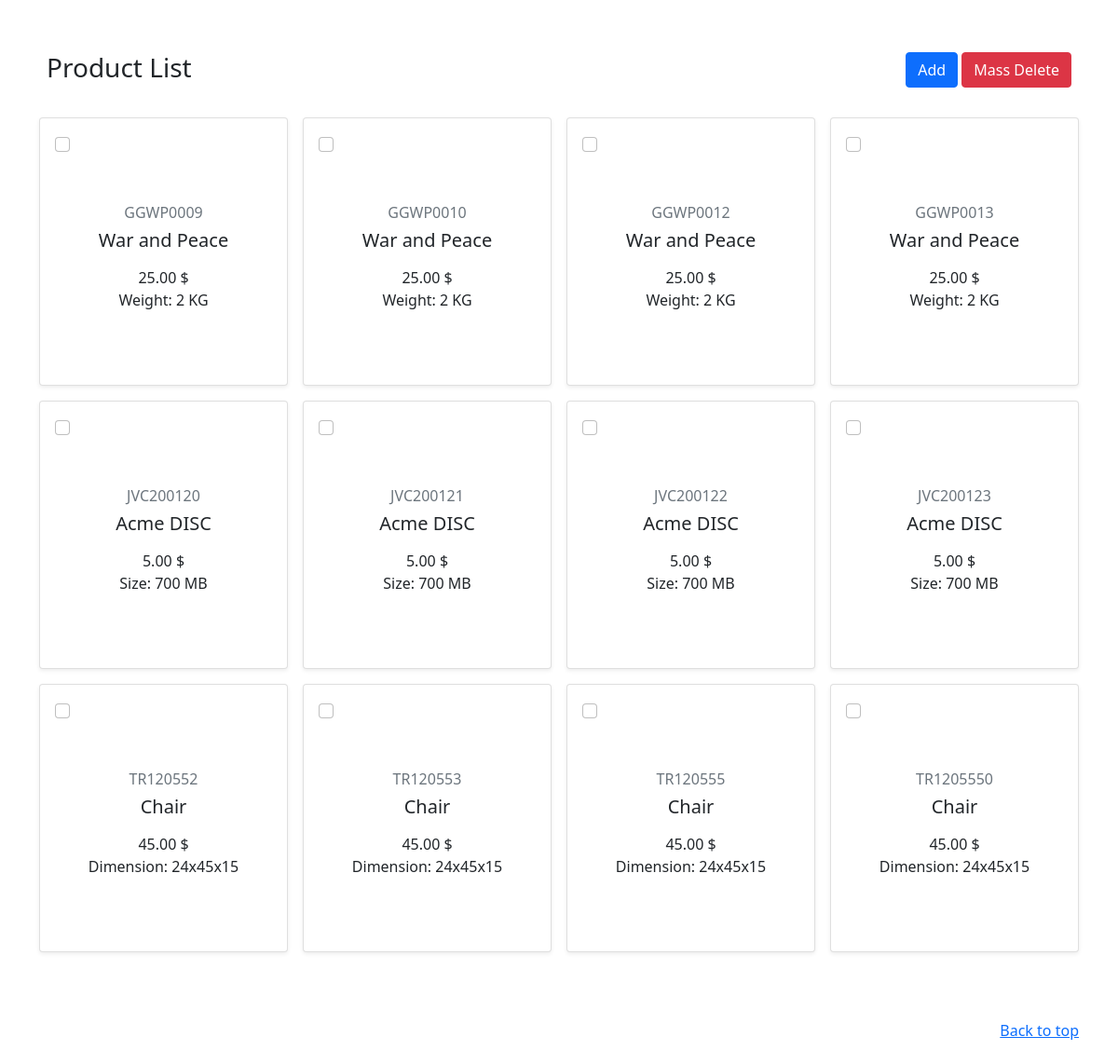
Page /views/front.php on the committed database.
### tables this page shows
CREATE TABLE `products` (
  `sku` varchar(255) NOT NULL,
  `name` varchar(255) NOT NULL,
  `price` float NOT NULL,
  `type` varchar(255) NOT NULL,
  `attribute` varchar(255) NOT NULL
);

### core/database.php (called while the page is built, shortened)
<?php
abstract class Database
{
    private $conn;
    public function __construct()
    {
        $dbServername = "127.0.0.1";
        $dbUsername = "root";
        $dbPassword = "";
        $dbName = "scandiweb";
        $conn = mysqli_connect($dbServername, $dbUsername, $dbPassword, $dbName);
        $this->conn = $conn;
    }
    protected function getConnection()
    {
        return $this->conn;
    }
}

### model/products.php (called while the page is built, shortened)
<?php
require_once __DIR__ . '/../core/database.php';
require_once __DIR__ . '/book.php';
require_once __DIR__ . '/disc.php';
require_once __DIR__ . '/furniture.php';
class Products extends Database
{
    public function selectAll()
    {
        $products_array = [];
        $query = "SELECT * FROM products";
        $all_products = $this->getConnection()->query($query);
        while ($products = $all_products->fetch_assoc()) {
            $products_array[] = new $class(
                $products['sku'],
                $products['name'],
                $products['price'],
                $products['type'],
                $products['attribute']
            );
        }
        return $products_array;
    }
}

### model/product.php (called while the page is built, shortened)
<?php
require_once __DIR__ . '/../core/database.php';
abstract class Product extends Database
{
    protected $sku;
    protected $name;
    protected $price;
    public function __construct(
        string $sku   = '',
        string $name  = '',
        string $price = '',
        string $type  = '',
        string $attribute = ''
    ) {
        $this->sku = $sku;
        $this->name = $name;
        $this->price = $price;
        $this->attribute = $attribute;
    }
    public function getSKU()
    {
        return $this->sku;
    }
    public function getName()
    {
        return $this->name;
    }
    public function getPrice()
    {
        return $this->price;
    }
}
?>

### model/Book.php (called while the page is built, shortened)
<?php
require_once __DIR__ . '/product.php';
class Book extends Product
{
    public function getAttribute()
    {
        return  "Weight: $this->attribute KG";
    }
}

### model/Disc.php (called while the page is built, shortened)
<?php
require_once __DIR__ . '/product.php';
class Disc extends Product
{
    public function getAttribute()
    {
        return  "Size: $this->attribute MB";
    }
}

### model/furniture.php (called while the page is built, shortened)
<?php
require_once __DIR__ . '/product.php';
class Furniture extends Product
{
    public function getAttribute()
    {
        return  "Dimension: $this->attribute";
    }
}

### views/front.php (the view, shortened to what this page needs)
<?php
require_once __DIR__ . '/../model/products.php';
$products = new Products();
$result = $products->selectAll();
?>
<!doctype html>
<html lang="en">
<head>
    <link href="https://cdn.jsdelivr.net/npm/bootstrap@5.1.3/dist/css/bootstrap.min.css" rel="stylesheet">
</head>
<body>
    <form action="/" method="post">
        <section class="container mt-5">
            <div class="d-flex justify-content-between p-2">
                <h3 class="mb-0">Product List</h3>
                <div>
                    <a type="button" class="btn btn-primary" href="http://localhost/scandiweb%20junior%20task/views/app-product.php">Add</a>
                    <button type="submit" value="<?= $row['id'] ?>" class="btn btn-danger">Mass Delete</button>
                </div>
            </div>
        </section>
        <main>
            <div class="album py-4">
                <div class="container">
                    <div class="row row-cols-1 row-cols-sm-2 row-cols-md-4 g-3">
                        <?php foreach ($result as $product) : ?>
                            <div class="col">
                                <div class="card shadow-sm" style="height: 18rem;">
                                    <div class="p-3">
                                        <input class="delete-checkbox form-check-input" type="checkbox" name="product[]" value="<?php echo $product->getSKU(); ?>" />
                                    </div>
                                    <div class="mt-4">
                                        <div class="card-body text-center">
                                            <h6 class="card-subtitle mb-2 text-muted"><?php echo $product->getSKU(); ?></h6>
                                            <h5 class="card-title mb-3"><?php echo $product->getName(); ?></h5>
                                            <p class="mb-0"><?php echo number_format($product->getPrice(), 2) . ' $'; ?></p>
                                            <p class="mb-0"><?php echo $product->getAttribute(); ?></p>
                                        </div>
                                    </div>
                                </div>
                            </div>
                        <?php endforeach; ?>
                    </div>
                </div>
        </main>
    </form>
    <footer class="text-muted py-5">
        <div class="container">
            <p class="float-end mb-1">
                <a href="#">Back to top</a>
            </p>
        </div>
    </footer>
</body>
</html>

### rows in the picture
products: sku "GGWP0009", name "War and Peace", price "25.00", attribute "Weight: 2 KG"
products: sku "GGWP0010", name "War and Peace", price "25.00", attribute "Weight: 2 KG"
products: sku "GGWP0012", name "War and Peace", price "25.00", attribute "Weight: 2 KG"
products: sku "GGWP0013", name "War and Peace", price "25.00", attribute "Weight: 2 KG"
products: sku "JVC200120", name "Acme DISC", price "5.00", attribute "Size: 700 MB"
products: sku "JVC200121", name "Acme DISC", price "5.00", attribute "Size: 700 MB"
products: sku "JVC200122", name "Acme DISC", price "5.00", attribute "Size: 700 MB"
products: sku "JVC200123", name "Acme DISC", price "5.00", attribute "Size: 700 MB"
products: sku "TR120552", name "Chair", price "45.00", attribute "Dimension: 24x45x15"
products: sku "TR120553", name "Chair", price "45.00", attribute "Dimension: 24x45x15"
products: sku "TR120555", name "Chair", price "45.00", attribute "Dimension: 24x45x15"
products: sku "TR1205550", name "Chair", price "45.00", attribute "Dimension: 24x45x15"
